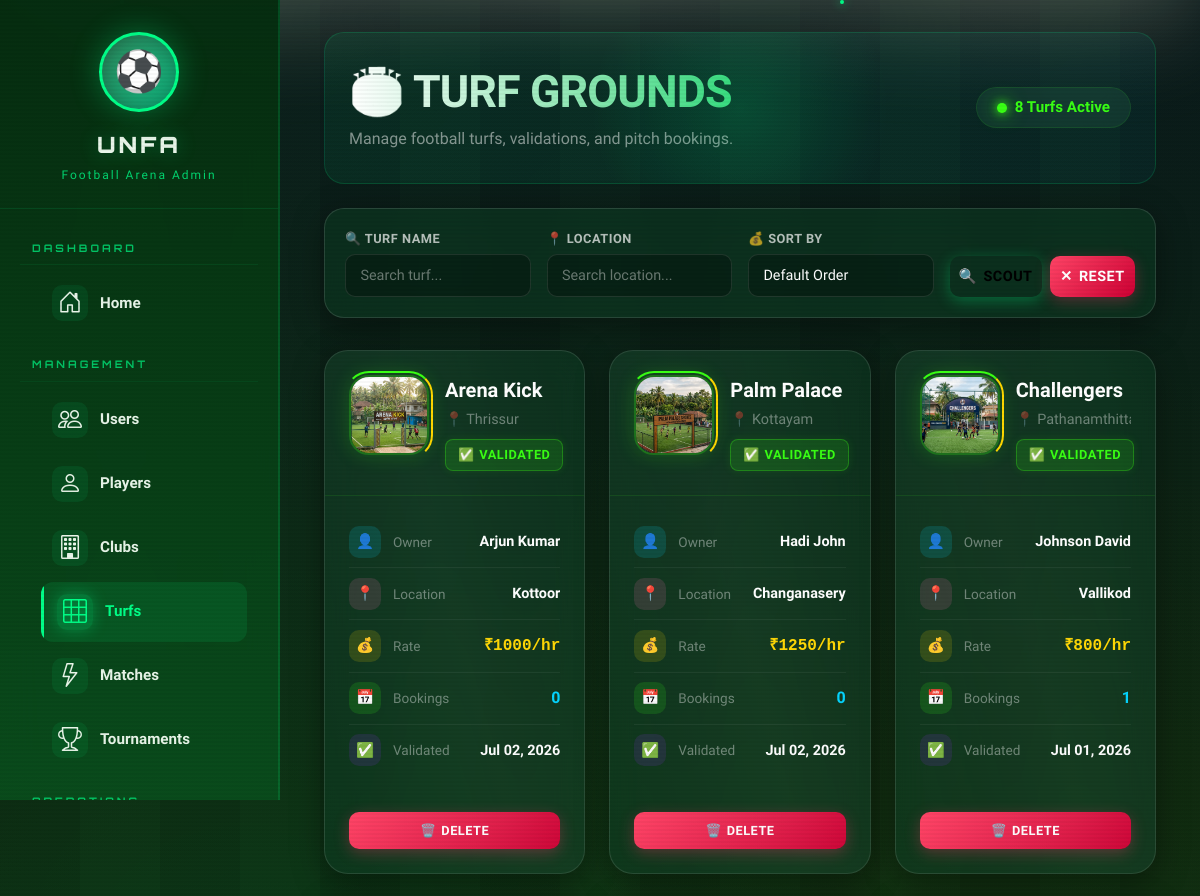
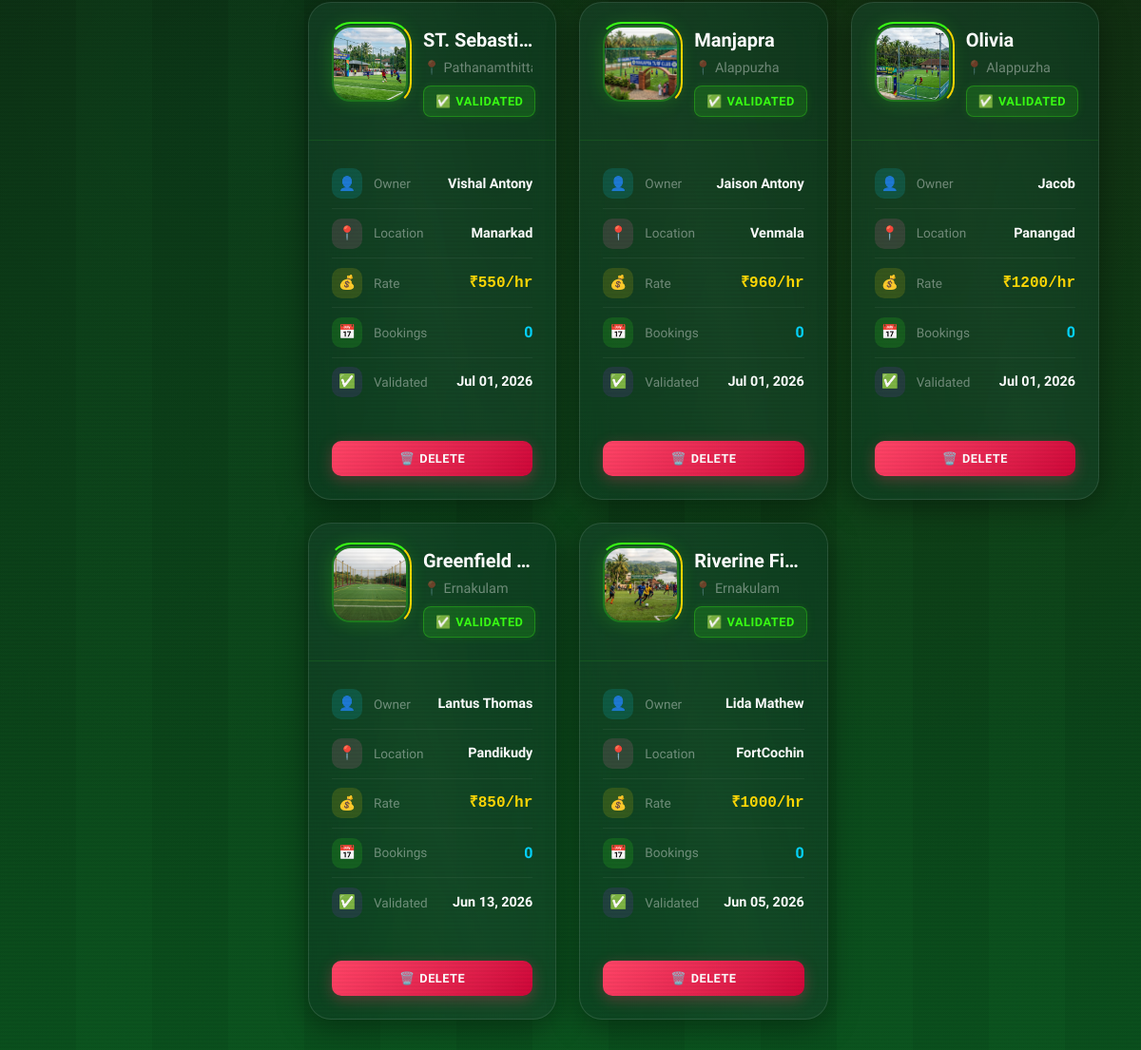
/administrator/admin/turfs/ (signed in), run on the app's committed database (2 pictures, top to bottom).
### user_app/models.py (models this page shows, shortened)
class Turf(models.Model):
    turf_id = models.AutoField(primary_key=True)
    turf_owner = models.ForeignKey(User, on_delete=models.CASCADE)
    turf_name = models.CharField(max_length=200)
    turf_rate = models.IntegerField()
    turf_district = models.CharField(max_length=100)
    turf_location = models.CharField(max_length=100)
    turf_image = models.ImageField(upload_to="turfs/")
    is_validated = models.BooleanField(default=False)
    validated_at = models.DateTimeField(null=True, blank=True)

### visitor_app/models.py (models this page shows)
class User(models.Model):
    user_id = models.AutoField(primary_key=True)
    user_name = models.CharField(max_length=100)
    user_gender = models.CharField(max_length=10)
    user_age = models.IntegerField()
    user_email = models.EmailField(max_length=100,unique=True)
    user_password = models.CharField(max_length=128)
    user_active = models.BooleanField(default=True)

### admin_app/views.py (the view)
# urls.py: path("admin/turfs/", views.admin_view_turfs, name="admin_view_turfs"),
def admin_view_turfs(request):
    if not _admin_required(request):
        return redirect("admin_login")
    turfs = Turf.objects.select_related("turf_owner").annotate(
        booking_count=Count("booking", distinct=True)
    )
    name = request.GET.get("name")
    location = request.GET.get("location")
    sort = request.GET.get("sort")
    if name:
        turfs = turfs.filter(turf_name__icontains=name)
    if location:
        turfs = turfs.filter(
            Q(turf_location__icontains=location)
            | Q(turf_district__icontains=location)
        )
    if sort == "high":
        turfs = turfs.order_by("-turf_rate")
    elif sort == "low":
        turfs = turfs.order_by("turf_rate")
    else:
        turfs = turfs.order_by("-turf_id")
    return render(request, "admin/admin_view_turfs.html", {"turfs": turfs})

### admin_app/views.py (called while the page is built)
def _admin_required(request):
    if request.session.get("admin_id"):
        return True
    if request.user.is_authenticated and request.user.is_superuser:
        request.session["admin_id"] = request.user.id
        return True
    return False

### templates/admin/admin_view_turfs.html (shortened to what this page needs)
{% extends 'admin/admin_base.html' %}
{% block content %}
<div class="container-fluid">
    <div class="fb-header-section">
        <div class="fb-header-glow"></div>
        <div class="row align-items-center">
            <div class="col-12 col-md-8 text-center text-md-start">
                <h1 class="fb-title-animated mb-2">🏟️ Turf Grounds</h1>
                <p class="text-white-50 mb-0">Manage football turfs, validations, and pitch bookings.</p>
            </div>
            <div class="col-12 col-md-4 text-center text-md-end mt-3 mt-md-0">
                <div class="fb-live-indicator fb-glass-light">
                    <span class="fb-live-dot"></span>
                    <span style="color: var(--fb-neon-green);">{{ turfs|length }} Turfs Active</span>
                </div>
            </div>
        </div>
    </div>
    <div class="fb-filter-bar fb-glass">
        <form method="get">
            <div class="row g-3 align-items-end">
                <div class="col-12 col-sm-6 col-lg-3">
                    <label class="fb-filter-label">🔍 Turf Name</label>
                    <input type="text" name="name" class="form-control fb-filter-input"
                           placeholder="Search turf..." value="{{ request.GET.name }}">
                </div>
                <div class="col-12 col-sm-6 col-lg-3">
                    <label class="fb-filter-label">📍 Location</label>
                    <input type="text" name="location" class="form-control fb-filter-input"
                           placeholder="Search location..." value="{{ request.GET.location }}">
                </div>
                <div class="col-12 col-sm-6 col-lg-3">
                    <label class="fb-filter-label">💰 Sort By</label>
                    <select name="sort" class="form-select fb-filter-select">
                        <option value="">Default Order</option>
                    </select>
                </div>
                <div class="col-12 col-sm-6 col-lg-3">
                    <div class="d-flex gap-2">
                        <button type="submit" class="fb-btn fb-btn-primary flex-fill">
                            <span>🔍</span> Scout
                        </button>
                        <a href="{% url 'admin_view_turfs' %}" class="fb-btn fb-btn-danger flex-fill text-center text-decoration-none">
                            <span>✕</span> Reset
                        </a>
                    </div>
                </div>
            </div>
        </form>
    </div>
    <div class="fb-turf-grid">
        <div class="row g-4">
            {% for turf in turfs %}
            <div class="col-12 col-sm-6 col-lg-6 col-xl-4">
                <div class="fb-turf-card fb-glass" data-aos="fade-up" data-aos-delay="{{ forloop.counter0|add:0|divisibleby:4 }}00">
                    <div class="fb-card-shine"></div>
                    <div class="fb-card-header">
                        <div class="fb-card-avatar-wrap">
                            {% if turf.turf_image %}
                            <img src="{{ turf.turf_image.url }}" alt="{{ turf.turf_name }}" class="fb-card-avatar">
                            {% else %}
                            <div class="fb-card-avatar-placeholder">🌱</div>
                            {% endif %}
                            <div class="fb-card-avatar-ring"></div>
                        </div>
                        <div class="flex-grow-1" style="min-width: 0;">
                            <div class="fb-card-title text-truncate">{{ turf.turf_name }}</div>
                            <div class="fb-card-location text-truncate">
                                📍 {{ turf.turf_district }}
                            </div>
                            <div class="mt-2">
                                {% if turf.is_validated %}
                                <span class="fb-badge fb-badge-validated">
                                    <span>✅</span> Validated
                                </span>
                                {% else %}
                                <span class="fb-badge fb-badge-pending">
                                    <span>⏳</span> Pending
                                </span>
                                {% endif %}
                            </div>
                        </div>
                    </div>
                    <div class="fb-card-body">
                        <div class="fb-stat-row">
                            <div class="fb-stat-icon fb-stat-icon-owner">👤</div>
                            <span class="fb-stat-label">Owner</span>
                            <span class="fb-stat-value text-truncate ms-2" style="max-width: 120px;">{{ turf.turf_owner.user_name }}</span>
                        </div>
                        <div class="fb-stat-row">
                            <div class="fb-stat-icon fb-stat-icon-location">📍</div>
                            <span class="fb-stat-label">Location</span>
                            <span class="fb-stat-value text-truncate ms-2" style="max-width: 120px;">{{ turf.turf_location }}</span>
                        </div>
                        <div class="fb-stat-row">
                            <div class="fb-stat-icon fb-stat-icon-rate">💰</div>
                            <span class="fb-stat-label">Rate</span>
                            <span class="fb-stat-value-gold ms-2">₹{{ turf.turf_rate }}/hr</span>
                        </div>
                        <div class="fb-stat-row">
                            <div class="fb-stat-icon fb-stat-icon-bookings">📅</div>
                            <span class="fb-stat-label">Bookings</span>
                            <span class="fb-stat-value-blue ms-2">{{ turf.booking_count }}</span>
                        </div>
                        {% if turf.validated_at %}
                        <div class="fb-stat-row">
                            <div class="fb-stat-icon fb-stat-icon-date">✅</div>
                            <span class="fb-stat-label">Validated</span>
                            <span class="fb-stat-value ms-2">{{ turf.validated_at|date:"M d, Y" }}</span>
                        </div>
                        {% endif %}
                    </div>
                    <div class="fb-card-footer">
                        <form method="post" action="{% url 'delete_turf' turf.turf_id %}"
                              data-confirm="Delete turf '{{ turf.turf_name }}'?">
                            <button type="submit" class="fb-btn-action fb-btn-danger">
                                <span>🗑️</span> Delete
                            </button>
                        </form>
                    </div>
                </div>
            </div>
            {% endfor %}
        </div>
    </div>
</div>
{% endblock %}

### static/admin_panel/css/admin_tournament.css (style rules this page uses)
:root { --fb-primary: #00c853; --fb-secondary: #2979ff; --fb-accent: #ff9100; --fb-danger: #ff1744; --fb-glass-bg: rgba(255, 255, 255, 0.08); --fb-glass-border: rgba(255, 255, 255, 0.18); --fb-glass-shadow: 0 8px 32px 0 rgba(0, 0, 0, 0.37); --fb-text-primary: #ffffff; --fb-text-secondary: rgba(255, 255, 255, 0.85); --fb-text-muted: rgba(255, 255, 255, 0.6); --pitch-green: #1a5c3a; --pitch-light: #2d8a5e; --grass-dark: #0f3d26; --glass-bg: rgba(255, 255, 255, 0.08); --glass-border: rgba(255, 255, 255, 0.18); --glass-shadow: 0 8px 32px 0 rgba(0, 0, 0, 0.37); --neon-green: #00ff88; --neon-gold: #ffd700; --neon-blue: #00d4ff; --neon-red: #ff4757; --neon-purple: #a855f7; --neon-orange: #fb923c; --neon-glow: 0 0 20px rgba(74, 222, 128, 0.4); --accent-gold: #fbbf24; --accent-red: #ef4444; }
.fb-badge { display: inline-flex; align-items: center; gap: 0.3rem; padding: 0.35rem 0.75rem; border-radius: 8px; font-size: 0.8rem; font-weight: 600; white-space: nowrap; }

### static/admin_panel/css/admin_tournament_match.css (style rules this page uses)
:root { --text-primary: #ffffff; --text-secondary: rgba(255,255,255,0.75); --font-display: 'Segoe UI', system-ui, -apple-system, sans-serif; --primary-green: #00c853; --primary-green-light: #5efc82; --live-red: #ff1744; --dark-bg: #0a1628; }
a { color: var(--neon-blue); text-decoration: none; transition: color 0.2s; }

### static/admin_panel/css/admin_style_operations.css (style rules this page uses)
:root { --glass-bg: rgba(15, 23, 42, 0.65); --glass-border: rgba(255, 255, 255, 0.08); --glass-highlight: rgba(255, 255, 255, 0.05); --pitch-green: #10b981; --pitch-dark: #064e3b; --football-white: #f8fafc; --accent-gold: #fbbf24; }

### static/admin_panel/css/admin_style_times.css (style rules this page uses)
:root { --fb-pitch-deep: #061f12; --fb-pitch-mid: #0d3d24; --fb-pitch-light: #145c36; --fb-glass-bg: rgba(13, 61, 36, 0.55); --fb-glass-border: rgba(255, 255, 255, 0.12); --fb-glass-hover: rgba(255, 255, 255, 0.08); --fb-accent-gold: #f0c040; --fb-accent-gold-dim: rgba(240, 192, 64, 0.15); --fb-accent-green: #4ade80; --fb-accent-green-dim: rgba(74, 222, 128, 0.15); --fb-text-primary: #ffffff; --fb-text-secondary: rgba(255, 255, 255, 0.65); --fb-text-muted: rgba(255, 255, 255, 0.4); --fb-shadow-soft: 0 4px 24px rgba(0, 0, 0, 0.25); --fb-shadow-gold: 0 4px 20px rgba(240, 192, 64, 0.15); --ttm-neon-green: #00ff88; --ttm-neon-blue: #00d4ff; --ttm-neon-orange: #ff9d00; --ttm-neon-red: #ff3366; --ttm-dark-bg: #0a0a0f; --ttm-card-bg: rgba(20, 20, 30, 0.8); --ttm-glass-border: rgba(255, 255, 255, 0.08) }

### data on the page
Turf: turf_image (picture), turf_name "Arena Kick", turf_district "Thrissur", is_validated "VALIDATED", turf_owner.user_name "Arjun Kumar", turf_location "Kottoor", turf_rate "1000", booking_count "0", validated_at "Jul 02, 2026"
Turf: turf_image (picture), turf_name "Palm Palace", turf_district "Kottayam", is_validated "VALIDATED", turf_owner.user_name "Hadi John", turf_location "Changanasery", turf_rate "1250", booking_count "0", validated_at "Jul 02, 2026"
Turf: turf_image (picture), turf_name "Challengers", turf_district "Pathanamthi…", is_validated "VALIDATED", turf_owner.user_name "Johnson David", turf_location "Vallikod", turf_rate "800", booking_count "1", validated_at "Jul 01, 2026"
Turf: turf_image (picture), turf_name "ST. Sebast…", turf_district "Pathanamthi…", is_validated "VALIDATED", turf_owner.user_name "Vishal Antony", turf_location "Manarkad", turf_rate "550", booking_count "0", validated_at "Jul 01, 2026"
Turf: turf_image (picture), turf_name "Manjapra", turf_district "Alappuzha", is_validated "VALIDATED", turf_owner.user_name "Jaison Antony", turf_location "Venmala", turf_rate "960", booking_count "0", validated_at "Jul 01, 2026"
Turf: turf_image (picture), turf_name "Olivia", turf_district "Alappuzha", is_validated "VALIDATED", turf_owner.user_name "Jacob", turf_location "Panangad", turf_rate "1200", booking_count "0", validated_at "Jul 01, 2026"
Turf: turf_image (picture), turf_name "Greenfield…", turf_district "Ernakulam", is_validated "VALIDATED", turf_owner.user_name "Lantus Thomas", turf_location "Pandikudy", turf_rate "850", booking_count "0", validated_at "Jun 13, 2026"
Turf: turf_image (picture), turf_name "Riverine Fi…", turf_district "Ernakulam", is_validated "VALIDATED", turf_owner.user_name "Lida Mathew", turf_location "FortCochin", turf_rate "1000", booking_count "0", validated_at "Jun 05, 2026"

### other printed values
{{ turfs|length }} "8"
